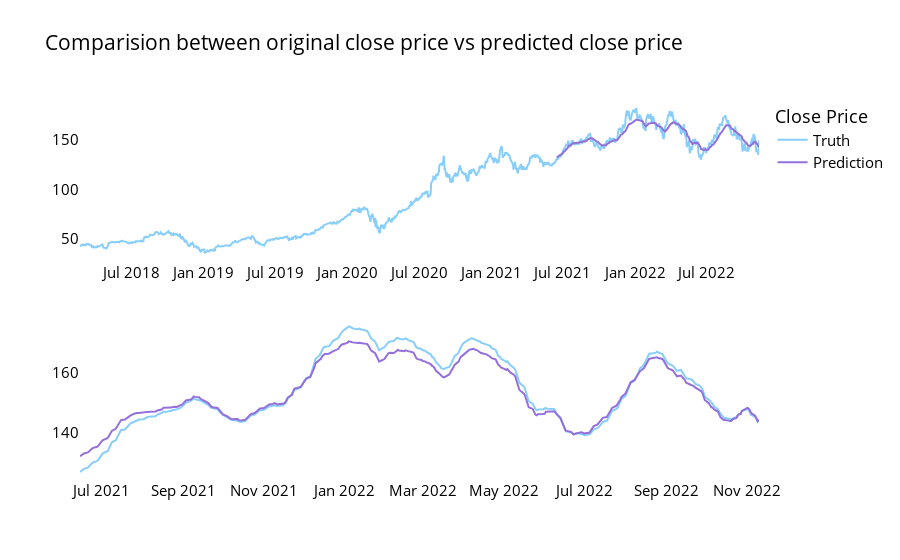

The cell this chart's notebook holds for it:
### Code cell
showChartPredict(df,test_predict)

### Figure 1 — Plotly figure (JSON) as saved in the notebook; plotly's stock layout.template omitted (floating-point values rounded to 4 significant figures; data arrays with more than 128 entries replaced by an {"elided": "..."} marker saying what was removed)
{"data": [{"marker": {"color": "LightSkyBlue"}, "name": "Truth", "type": "scatter", "x": {"elided": "1193 str values"}, "xaxis": "x", "y": {"elided": "1193 float values"}, "yaxis": "y"}, {"marker": {"color": "MediumPurple"}, "name": "Prediction", "type": "scatter", "x": {"elided": "357 str values"}, "xaxis": "x", "y": {"elided": "357 float values"}, "yaxis": "y"}, {"marker": {"color": "LightSkyBlue"}, "name": "Truth", "showlegend": false, "type": "scatter", "x": {"elided": "357 str values"}, "xaxis": "x2", "y": {"elided": "357 float values"}, "yaxis": "y2"}, {"marker": {"color": "MediumPurple"}, "name": "Prediction", "showlegend": false, "type": "scatter", "x": {"elided": "357 str values"}, "xaxis": "x2", "y": {"elided": "357 float values"}, "yaxis": "y2"}], "layout": {"font": {"color": "black", "size": 15}, "legend": {"title": {"text": "Close Price"}}, "plot_bgcolor": "white", "title": {"text": "Comparision between original close price vs predicted close price"}, "xaxis": {"anchor": "y", "domain": [0, 1]}, "xaxis2": {"anchor": "y2", "domain": [0, 1]}, "yaxis": {"anchor": "x", "domain": [0.575, 1]}, "yaxis2": {"anchor": "x2", "domain": [0, 0.425]}}}
